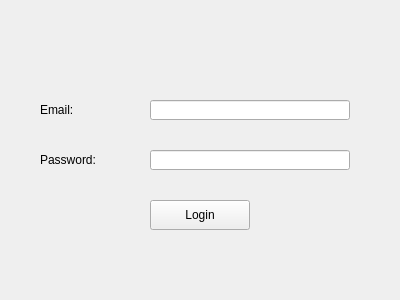
<?xml version="1.0" encoding="UTF-8"?>
<ui version="4.0">
 <class>LogWindow</class>
 <widget class="QWidget" name="LogWindow">
  <property name="geometry">
   <rect>
    <x>0</x>
    <y>0</y>
    <width>400</width>
    <height>300</height>
   </rect>
  </property>
  <property name="windowTitle">
   <string>Login</string>
  </property>
  <widget class="QLabel" name="labelEmail">
   <property name="geometry">
    <rect>
     <x>40</x>
     <y>100</y>
     <width>100</width>
     <height>20</height>
    </rect>
   </property>
   <property name="text">
    <string>Email:</string>
   </property>
  </widget>
  <widget class="QLineEdit" name="lineEditEmail">
   <property name="geometry">
    <rect>
     <x>150</x>
     <y>100</y>
     <width>200</width>
     <height>20</height>
    </rect>
   </property>
  </widget>
  <widget class="QLabel" name="labelPassword">
   <property name="geometry">
    <rect>
     <x>40</x>
     <y>150</y>
     <width>100</width>
     <height>20</height>
    </rect>
   </property>
   <property name="text">
    <string>Password:</string>
   </property>
  </widget>
  <widget class="QLineEdit" name="lineEditPassword">
   <property name="geometry">
    <rect>
     <x>150</x>
     <y>150</y>
     <width>200</width>
     <height>20</height>
    </rect>
   </property>
   <property name="echoMode">
    <enum>QLineEdit::Password</enum>
   </property>
  </widget>
  <widget class="QPushButton" name="pushButtonLogin">
   <property name="geometry">
    <rect>
     <x>150</x>
     <y>200</y>
     <width>100</width>
     <height>30</height>
    </rect>
   </property>
   <property name="text">
    <string>Login</string>
   </property>
  </widget>
 </widget>
</ui>
